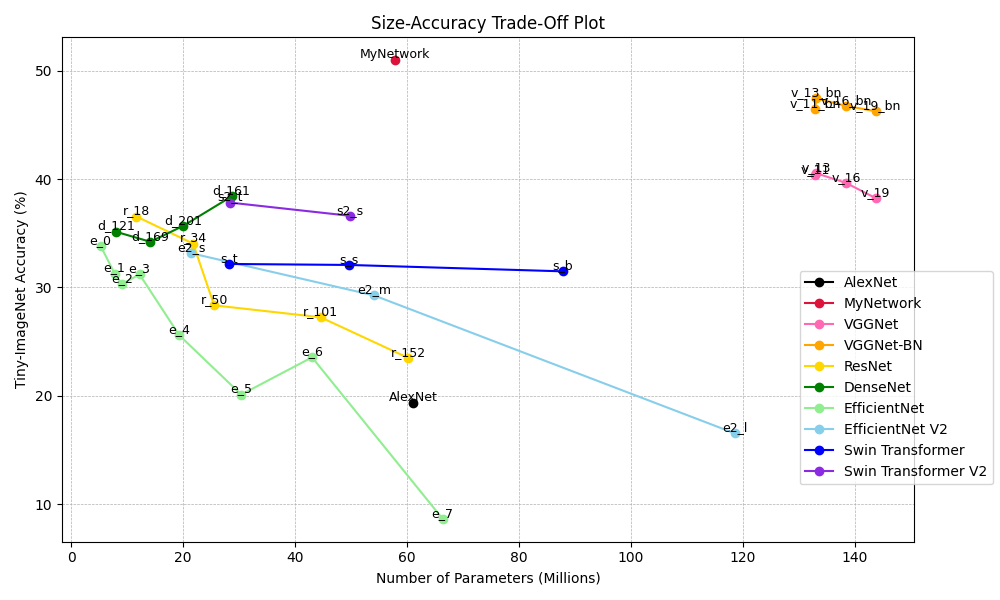

The script that saved this image:
import matplotlib.pyplot as plt

mynet = {
    'MyNetwork': (57.82, 50.98)
}

alexnet = {
    'AlexNet': (61.10, 19.30)
}

vggnet = {
    'v_11': (132.86, 40.37),
    'v_13': (133.05, 40.55),
    'v_16': (138.36, 39.66),
    'v_19': (143.67, 38.25),
}

vggnet_bn = {
    'v_11_bn': (132.87, 46.44),
    'v_13_bn': (133.05, 47.46),
    'v_16_bn': (138.37, 46.77),
    'v_19_bn': (143.68, 46.27),
}

resnet = {
    'r_18': (11.69, 36.55),
    'r_34': (21.80, 34.05),
    'r_50': (25.56, 28.35),
    'r_101': (44.55, 27.25),
    'r_152': (60.19, 23.50),
}

densenet = {
    'd_121': (7.98, 35.15),
    'd_169': (14.15, 34.22),   
    'd_201': (20.01, 35.68),
    'd_161': (28.68, 38.41),
}

efficientnet = {
    'e_0': (5.29, 33.83),
    'e_1': (7.79, 31.28),
    'e_2': (9.11, 30.32),
    'e_3': (12.23, 31.21),
    'e_4': (19.34, 25.58),
    'e_5': (30.39, 20.11),
    'e_6': (43.04, 23.55),
    'e_7': (66.35, 8.64)
}

efficientnet_v2 = {
    'e2_s': (21.46, 33.16),
    'e2_m': (54.14, 29.26),
    'e2_l': (118.52, 16.53)
}

swin_transformer = {
    's_t': (28.29, 32.17),
    's_s': (49.61, 32.08),
    's_b': (87.77, 31.49),
}

swin_transformer_v2 = {
    's2_t': (28.35, 37.84),
    's2_s': (49.74, 36.62),
}

model_list = [alexnet, mynet, vggnet, vggnet_bn, resnet, densenet, efficientnet, efficientnet_v2, swin_transformer, swin_transformer_v2]
color_list = ['black', 'crimson', 'hotpink', 'orange', 'gold', 'green', 'lightgreen', 'skyblue', 'blue', 'blueviolet']
label_list = ['AlexNet', 'MyNetwork', 'VGGNet', 'VGGNet-BN', 'ResNet', 'DenseNet', 'EfficientNet', 'EfficientNet V2', 'Swin Transformer', 'Swin Transformer V2']

plt.figure(figsize=(10, 6))

for m, c, l in zip(model_list, color_list, label_list):
    x_e = [p for p, a in m.values()]
    y_e = [a for p, a in m.values()]
    plt.plot(x_e, y_e, marker='o', linestyle='-', color=c, label=l)

for model in model_list:
    for name, (xp, yp) in model.items():
        plt.text(xp, yp + 0.2, name, fontsize=9, ha='center')

plt.xlabel('Number of Parameters (Millions)')
plt.ylabel('Tiny-ImageNet Accuracy (%)')

plt.title('Size-Accuracy Trade-Off Plot')
plt.grid(True, which='both', linestyle='--', linewidth=0.5)
plt.legend(loc='lower right', bbox_to_anchor=(1.1, 0.1)) 

plt.tight_layout()
plt.show()
plt.savefig('mycode/trade_off_plot.png')